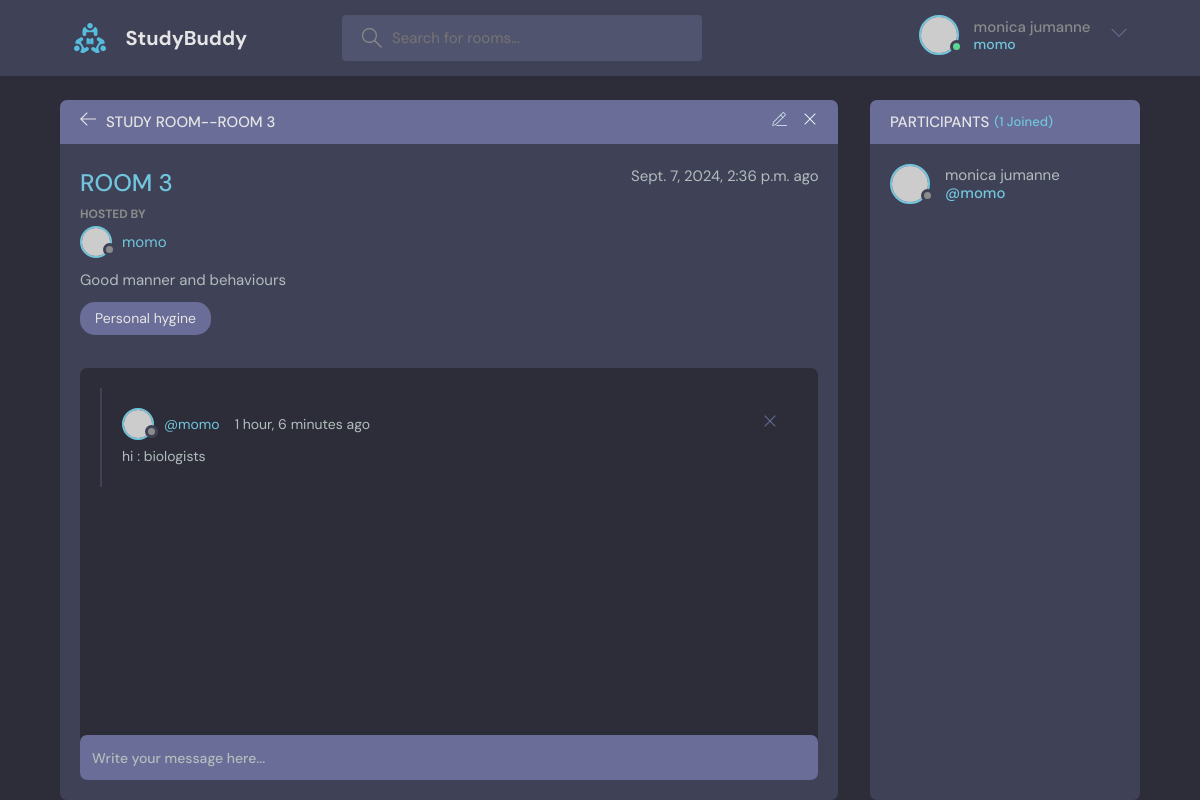
The app's page /open_room/4/ (signed in) with its own data.
### Base/models.py (models this page shows, shortened)
class Room(models.Model):
    name = models.CharField(max_length=100)
    participants = models.ManyToManyField(User, related_name='participants', blank=True)
    topic = models.ForeignKey(Topics, on_delete=models.SET_NULL, null=True)
    module = models.ForeignKey(Module,on_delete=models.SET_NULL, null=True)
    description = models.TextField(max_length=1000)
    host = models.ForeignKey(User, on_delete=models.SET_NULL, null=True)
    created = models.DateTimeField(auto_now_add=True)
    updated = models.DateTimeField(auto_now_add=True, null=True)
    class Meta:
        ordering = ('-updated', '-created')

class Topics(models.Model):
    name = models.CharField(max_length=200)
    created = models.DateTimeField(auto_now_add=True)
    def __str__(self):
        return self.name
    class Meta:
        ordering = ('-created',)

class Conversation(models.Model):
    room = models.ForeignKey(Room, on_delete=models.CASCADE)
    content = models.ForeignKey(MessageItem, models.CASCADE)
    created = models.DateTimeField(auto_now_add=True, null=True)
    class Meta:
        ordering = ('-created',)

class MessageItem(models.Model):
    sender = models.ForeignKey(User, on_delete=models.SET_NULL, null=True)
    message = models.TextField(max_length=1000)
    timestamp = models.DateTimeField(auto_now_add=True)
    class Meta:
        ordering = ('-timestamp',)

### Base/views.py (the view, shortened to what this page needs)
# urls.py: path('open_room/<int:pk>/', open_room, name='open_room'),
@login_required(login_url='login')
def open_room(request, pk):
   room = Room.objects.get(pk=pk)
   participants = room.participants.all()
   print(participants)
   conversation=Conversation.objects.filter(room=room)
   context = {
       'room': room,
       'messages': conversation,
       'participants':participants,
   }
   return render(request, 'room.html', context)

### templates/room.html (shortened to what this page needs)
{% extends "base/main.html" %}
{% load static %}
{% block content %}
    <main class="profile-page layout layout--2">
      <div class="container">
        <div class="room">
          <div class="room__top">
            <div class="room__topLeft">
              <a href="{% url 'home' %}">
                <svg version="1.1" xmlns="http://www.w3.org/2000/svg" width="32" height="32" viewBox="0 0 32 32">
                  <title>arrow-left</title>
                  <path
                    d="M13.723 2.286l-13.723 13.714 13.719 13.714 1.616-1.611-10.96-10.96h27.625v-2.286h-27.625l10.965-10.965-1.616-1.607z"
                  ></path>
                </svg>
              </a>
              <h3>Study Room--{{room.name}}</h3>
            </div>
            <div class="room__topRight">
               <a href="{% url 'edit_room' room.id %}" >
              </a>
              <a href="{% url 'delete_room' room.id %}" onclick="return confirm('Are You Sure: You wants to delete this room: {{room.name}}')">
                <svg version="1.1" xmlns="http://www.w3.org/2000/svg" width="32" height="32" viewBox="0 0 32 32">
                  <title>remove</title>
                  <path
                    d="M27.314 6.019l-1.333-1.333-9.98 9.981-9.981-9.981-1.333 1.333 9.981 9.981-9.981 9.98 1.333 1.333 9.981-9.98 9.98 9.98 1.333-1.333-9.98-9.98 9.98-9.981z"
                  ></path>
                </svg>
              </a>
            </div>
          </div>
          <div class="room__box scroll">
            <div class="room__header scroll">
              <div class="room__info">
                <h3>{{ room.name }}</h3>
                <span>{{ room.created}} ago </span>
              </div>
              <div class="room__hosted">
                <p>Hosted by </p>
                <a href="#" class="room__author">
                  <div class="avatar avatar--small">
                    <img src="https://randomuser.me/api/portraits/men/37.jpg" />
                  </div>
                  <span>{{room.host.username}}</span>
                </a>
              </div>
              <div class="room__details">
               {{room.description}}
              </div>
              <span class="room__topics">{{room.topic}}</span>
            </div>
            <div class="room__conversation">
              <div class="threads scroll">
                {% for message in messages  %}
                <div class="thread">
                  <div class="thread__top">
                    <div class="thread__author">
                      <a href="#" class="thread__authorInfo">
                        <div class="avatar avatar--small">
                          <img src="https://randomuser.me/api/portraits/men/37.jpg" />
                        </div>
                        <span>@{{message.content.sender.username}}</span>
                      </a>
                      <span class="thread__date">{{message.content.timestamp|timesince}} ago</span>
                    </div>
                    <div class="thread__delete">
                      <svg version="1.1" xmlns="http://www.w3.org/2000/svg" width="32" height="32" viewBox="0 0 32 32">
                        <title>remove</title>
                        <path
                          d="M27.314 6.019l-1.333-1.333-9.98 9.981-9.981-9.981-1.333 1.333 9.981 9.981-9.981 9.98 1.333 1.333 9.981-9.98 9.98 9.98 1.333-1.333-9.98-9.98 9.98-9.981z"
                        ></path>
                      </svg>
                    </div>
                  </div>
                  <div class="thread__details">
                    {{message.content.message }}
                  </div>
                </div>
                {% endfor %}
              </div>
            </div>
          </div>
          <div class="room__message">
            <form action="" method="POST" >
              <input name="message" placeholder="Write your message here..." /></form>
          </div>
        </div>
        <div class="participants">
          <h3 class="participants__top">Participants <span>({{participants |length }} Joined)</span></h3>
          <div class="participants__list scroll">
            {% for participant in participants  %}
            <a href="profile.html" class="participant">
              <div class="avatar avatar--medium">
                <img src="https://randomuser.me/api/portraits/men/37.jpg" />
              </div>
              <p>
                {{participant.first_name}} {{participant.last_name}}
                <span>@{{participant.username}}</span>
              </p>
            </a>
            {% endfor %}
          </div>
        </div>
      </div>
    </main>
  </body>
</html>
{% endblock content %}

### templates/base/main.html (shortened to what this page needs)
{% load static %}
<!DOCTYPE html>
<html lang="en">
  <head>
    <link rel="stylesheet" href="{% static 'CSS/style.css' %}" />
  </head>
  <body>
    <header class="header header--loggedIn">
      <div class="container">
        <a href="/" class="header__logo">
          <img src="{% static 'CSS/assets/logo.svg' %}" />
          <h1>StudyBuddy</h1>
        </a>
        <form class="header__search">
          <label>
            <input placeholder="Search for rooms..." />
          </label>
        </form>
        <nav class="header__menu">
          <div class="header__user">
            <a href="profile.html">
              <div class="avatar avatar--medium active">
                <img src="https://randomuser.me/api/portraits/men/37.jpg" />
              </div>
              <p> {{ request.user.first_name }} {{ request.user.last_name }} <span>{{ request.user.username }}</span></p>
            </a>
            <button class="dropdown-button">
              <svg version="1.1" xmlns="http://www.w3.org/2000/svg" width="32" height="32" viewBox="0 0 32 32">
                <title>chevron-down</title>
                <path d="M16 21l-13-13h-3l16 16 16-16h-3l-13 13z"></path>
              </svg>
            </button>
          </div>
        </nav>
      </div>
    </header>
    {% block content %}{% endblock content %}
</body>
</html>

### records on screen
Room: name "ROOM 3", created "Sept. 7, 2024, 2:36 p.m.", host.username "momo", description "Good manner and behaviours", topic "Personal hygine"
Conversation: content.sender.username "momo", content.timestamp "1 hour, 6 minutes", content.message "hi : biologists"

### other values on screen
{{ request.user.first_name }} "monica"
{{ request.user.last_name }} "jumanne"
{{ request.user.username }} "momo"
{{ participants |length }} "1"
{{ participant.first_name }} "monica"
{{ participant.last_name }} "jumanne"
{{ participant.username }} "momo"
